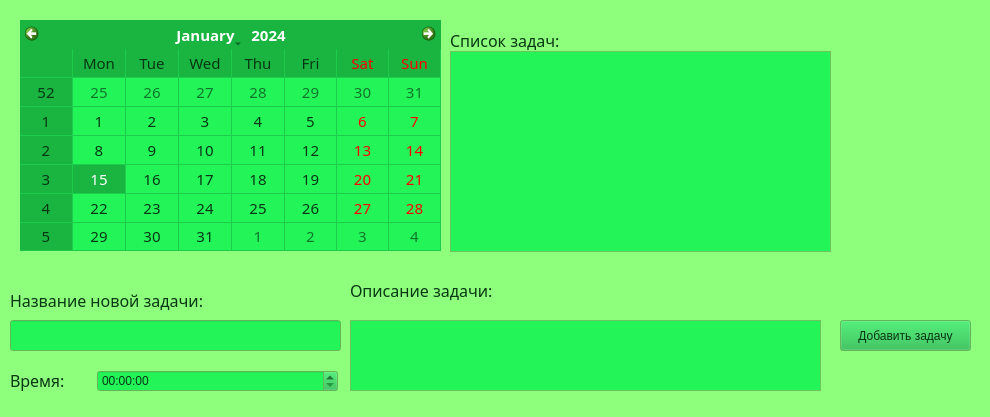
<?xml version="1.0" encoding="UTF-8"?>
<ui version="4.0">
 <class>MainWindow</class>
 <widget class="QMainWindow" name="MainWindow">
  <property name="enabled">
   <bool>true</bool>
  </property>
  <property name="geometry">
   <rect>
    <x>0</x>
    <y>0</y>
    <width>990</width>
    <height>417</height>
   </rect>
  </property>
  <property name="minimumSize">
   <size>
    <width>990</width>
    <height>0</height>
   </size>
  </property>
  <property name="palette">
   <palette>
    <active>
     <colorrole role="WindowText">
      <brush brushstyle="SolidPattern">
       <color alpha="255">
        <red>7</red>
        <green>54</green>
        <blue>19</blue>
       </color>
      </brush>
     </colorrole>
     <colorrole role="Button">
      <brush brushstyle="SolidPattern">
       <color alpha="255">
        <red>25</red>
        <green>181</green>
        <blue>64</blue>
       </color>
      </brush>
     </colorrole>
     <colorrole role="Light">
      <brush brushstyle="SolidPattern">
       <color alpha="255">
        <red>32</red>
        <green>232</green>
        <blue>82</blue>
       </color>
      </brush>
     </colorrole>
     <colorrole role="Midlight">
      <brush brushstyle="SolidPattern">
       <color alpha="255">
        <red>35</red>
        <green>245</green>
        <blue>89</blue>
       </color>
      </brush>
     </colorrole>
     <colorrole role="Dark">
      <brush brushstyle="SolidPattern">
       <color alpha="255">
        <red>31</red>
        <green>219</green>
        <blue>78</blue>
       </color>
      </brush>
     </colorrole>
     <colorrole role="Mid">
      <brush brushstyle="SolidPattern">
       <color alpha="255">
        <red>31</red>
        <green>219</green>
        <blue>78</blue>
       </color>
      </brush>
     </colorrole>
     <colorrole role="Text">
      <brush brushstyle="SolidPattern">
       <color alpha="255">
        <red>7</red>
        <green>54</green>
        <blue>19</blue>
       </color>
      </brush>
     </colorrole>
     <colorrole role="ButtonText">
      <brush brushstyle="SolidPattern">
       <color alpha="255">
        <red>7</red>
        <green>54</green>
        <blue>19</blue>
       </color>
      </brush>
     </colorrole>
     <colorrole role="Base">
      <brush brushstyle="SolidPattern">
       <color alpha="255">
        <red>35</red>
        <green>245</green>
        <blue>89</blue>
       </color>
      </brush>
     </colorrole>
     <colorrole role="Window">
      <brush brushstyle="SolidPattern">
       <color alpha="255">
        <red>142</red>
        <green>255</green>
        <blue>124</blue>
       </color>
      </brush>
     </colorrole>
     <colorrole role="Shadow">
      <brush brushstyle="SolidPattern">
       <color alpha="255">
        <red>16</red>
        <green>117</green>
        <blue>42</blue>
       </color>
      </brush>
     </colorrole>
    </active>
    <inactive>
     <colorrole role="WindowText">
      <brush brushstyle="SolidPattern">
       <color alpha="255">
        <red>7</red>
        <green>54</green>
        <blue>19</blue>
       </color>
      </brush>
     </colorrole>
     <colorrole role="Button">
      <brush brushstyle="SolidPattern">
       <color alpha="255">
        <red>25</red>
        <green>181</green>
        <blue>64</blue>
       </color>
      </brush>
     </colorrole>
     <colorrole role="Light">
      <brush brushstyle="SolidPattern">
       <color alpha="255">
        <red>32</red>
        <green>232</green>
        <blue>82</blue>
       </color>
      </brush>
     </colorrole>
     <colorrole role="Midlight">
      <brush brushstyle="SolidPattern">
       <color alpha="255">
        <red>35</red>
        <green>245</green>
        <blue>89</blue>
       </color>
      </brush>
     </colorrole>
     <colorrole role="Dark">
      <brush brushstyle="SolidPattern">
       <color alpha="255">
        <red>31</red>
        <green>219</green>
        <blue>78</blue>
       </color>
      </brush>
     </colorrole>
     <colorrole role="Mid">
      <brush brushstyle="SolidPattern">
       <color alpha="255">
        <red>31</red>
        <green>219</green>
        <blue>78</blue>
       </color>
      </brush>
     </colorrole>
     <colorrole role="Text">
      <brush brushstyle="SolidPattern">
       <color alpha="255">
        <red>7</red>
        <green>54</green>
        <blue>19</blue>
       </color>
      </brush>
     </colorrole>
     <colorrole role="ButtonText">
      <brush brushstyle="SolidPattern">
       <color alpha="255">
        <red>7</red>
        <green>54</green>
        <blue>19</blue>
       </color>
      </brush>
     </colorrole>
     <colorrole role="Base">
      <brush brushstyle="SolidPattern">
       <color alpha="255">
        <red>35</red>
        <green>245</green>
        <blue>89</blue>
       </color>
      </brush>
     </colorrole>
     <colorrole role="Window">
      <brush brushstyle="SolidPattern">
       <color alpha="255">
        <red>142</red>
        <green>255</green>
        <blue>124</blue>
       </color>
      </brush>
     </colorrole>
     <colorrole role="Shadow">
      <brush brushstyle="SolidPattern">
       <color alpha="255">
        <red>16</red>
        <green>117</green>
        <blue>42</blue>
       </color>
      </brush>
     </colorrole>
    </inactive>
    <disabled>
     <colorrole role="WindowText">
      <brush brushstyle="SolidPattern">
       <color alpha="255">
        <red>31</red>
        <green>219</green>
        <blue>78</blue>
       </color>
      </brush>
     </colorrole>
     <colorrole role="Button">
      <brush brushstyle="SolidPattern">
       <color alpha="255">
        <red>25</red>
        <green>181</green>
        <blue>64</blue>
       </color>
      </brush>
     </colorrole>
     <colorrole role="Light">
      <brush brushstyle="SolidPattern">
       <color alpha="255">
        <red>32</red>
        <green>232</green>
        <blue>82</blue>
       </color>
      </brush>
     </colorrole>
     <colorrole role="Midlight">
      <brush brushstyle="SolidPattern">
       <color alpha="255">
        <red>35</red>
        <green>245</green>
        <blue>89</blue>
       </color>
      </brush>
     </colorrole>
     <colorrole role="Dark">
      <brush brushstyle="SolidPattern">
       <color alpha="255">
        <red>31</red>
        <green>219</green>
        <blue>78</blue>
       </color>
      </brush>
     </colorrole>
     <colorrole role="Mid">
      <brush brushstyle="SolidPattern">
       <color alpha="255">
        <red>31</red>
        <green>219</green>
        <blue>78</blue>
       </color>
      </brush>
     </colorrole>
     <colorrole role="Text">
      <brush brushstyle="SolidPattern">
       <color alpha="255">
        <red>31</red>
        <green>219</green>
        <blue>78</blue>
       </color>
      </brush>
     </colorrole>
     <colorrole role="ButtonText">
      <brush brushstyle="SolidPattern">
       <color alpha="255">
        <red>31</red>
        <green>219</green>
        <blue>78</blue>
       </color>
      </brush>
     </colorrole>
     <colorrole role="Base">
      <brush brushstyle="SolidPattern">
       <color alpha="255">
        <red>142</red>
        <green>255</green>
        <blue>124</blue>
       </color>
      </brush>
     </colorrole>
     <colorrole role="Window">
      <brush brushstyle="SolidPattern">
       <color alpha="255">
        <red>142</red>
        <green>255</green>
        <blue>124</blue>
       </color>
      </brush>
     </colorrole>
     <colorrole role="Shadow">
      <brush brushstyle="SolidPattern">
       <color alpha="255">
        <red>16</red>
        <green>117</green>
        <blue>42</blue>
       </color>
      </brush>
     </colorrole>
    </disabled>
   </palette>
  </property>
  <property name="tabletTracking">
   <bool>false</bool>
  </property>
  <property name="contextMenuPolicy">
   <enum>Qt::NoContextMenu</enum>
  </property>
  <property name="windowTitle">
   <string>MyDiary</string>
  </property>
  <property name="documentMode">
   <bool>false</bool>
  </property>
  <property name="tabShape">
   <enum>QTabWidget::Rounded</enum>
  </property>
  <property name="dockNestingEnabled">
   <bool>false</bool>
  </property>
  <property name="unifiedTitleAndToolBarOnMac">
   <bool>false</bool>
  </property>
  <widget class="QWidget" name="centralwidget">
   <widget class="QCalendarWidget" name="calendarWidget">
    <property name="geometry">
     <rect>
      <x>20</x>
      <y>20</y>
      <width>421</width>
      <height>231</height>
     </rect>
    </property>
    <property name="palette">
     <palette>
      <active>
       <colorrole role="WindowText">
        <brush brushstyle="SolidPattern">
         <color alpha="255">
          <red>7</red>
          <green>54</green>
          <blue>19</blue>
         </color>
        </brush>
       </colorrole>
       <colorrole role="Button">
        <brush brushstyle="SolidPattern">
         <color alpha="255">
          <red>25</red>
          <green>181</green>
          <blue>64</blue>
         </color>
        </brush>
       </colorrole>
       <colorrole role="Light">
        <brush brushstyle="SolidPattern">
         <color alpha="255">
          <red>25</red>
          <green>181</green>
          <blue>64</blue>
         </color>
        </brush>
       </colorrole>
       <colorrole role="Midlight">
        <brush brushstyle="SolidPattern">
         <color alpha="255">
          <red>31</red>
          <green>219</green>
          <blue>78</blue>
         </color>
        </brush>
       </colorrole>
       <colorrole role="Dark">
        <brush brushstyle="SolidPattern">
         <color alpha="255">
          <red>16</red>
          <green>117</green>
          <blue>42</blue>
         </color>
        </brush>
       </colorrole>
       <colorrole role="Mid">
        <brush brushstyle="SolidPattern">
         <color alpha="255">
          <red>16</red>
          <green>117</green>
          <blue>42</blue>
         </color>
        </brush>
       </colorrole>
       <colorrole role="Text">
        <brush brushstyle="SolidPattern">
         <color alpha="255">
          <red>7</red>
          <green>54</green>
          <blue>19</blue>
         </color>
        </brush>
       </colorrole>
       <colorrole role="ButtonText">
        <brush brushstyle="SolidPattern">
         <color alpha="255">
          <red>0</red>
          <green>0</green>
          <blue>0</blue>
         </color>
        </brush>
       </colorrole>
       <colorrole role="Base">
        <brush brushstyle="SolidPattern">
         <color alpha="255">
          <red>35</red>
          <green>245</green>
          <blue>89</blue>
         </color>
        </brush>
       </colorrole>
       <colorrole role="Window">
        <brush brushstyle="SolidPattern">
         <color alpha="255">
          <red>35</red>
          <green>245</green>
          <blue>89</blue>
         </color>
        </brush>
       </colorrole>
       <colorrole role="Shadow">
        <brush brushstyle="SolidPattern">
         <color alpha="255">
          <red>16</red>
          <green>117</green>
          <blue>42</blue>
         </color>
        </brush>
       </colorrole>
       <colorrole role="Highlight">
        <brush brushstyle="SolidPattern">
         <color alpha="255">
          <red>25</red>
          <green>181</green>
          <blue>64</blue>
         </color>
        </brush>
       </colorrole>
       <colorrole role="Link">
        <brush brushstyle="SolidPattern">
         <color alpha="255">
          <red>16</red>
          <green>117</green>
          <blue>42</blue>
         </color>
        </brush>
       </colorrole>
       <colorrole role="LinkVisited">
        <brush brushstyle="SolidPattern">
         <color alpha="255">
          <red>14</red>
          <green>113</green>
          <blue>39</blue>
         </color>
        </brush>
       </colorrole>
       <colorrole role="AlternateBase">
        <brush brushstyle="SolidPattern">
         <color alpha="255">
          <red>25</red>
          <green>181</green>
          <blue>64</blue>
         </color>
        </brush>
       </colorrole>
       <colorrole role="ToolTipText">
        <brush brushstyle="SolidPattern">
         <color alpha="255">
          <red>7</red>
          <green>54</green>
          <blue>19</blue>
         </color>
        </brush>
       </colorrole>
      </active>
      <inactive>
       <colorrole role="WindowText">
        <brush brushstyle="SolidPattern">
         <color alpha="255">
          <red>7</red>
          <green>54</green>
          <blue>19</blue>
         </color>
        </brush>
       </colorrole>
       <colorrole role="Button">
        <brush brushstyle="SolidPattern">
         <color alpha="255">
          <red>25</red>
          <green>181</green>
          <blue>64</blue>
         </color>
        </brush>
       </colorrole>
       <colorrole role="Light">
        <brush brushstyle="SolidPattern">
         <color alpha="255">
          <red>25</red>
          <green>181</green>
          <blue>64</blue>
         </color>
        </brush>
       </colorrole>
       <colorrole role="Midlight">
        <brush brushstyle="SolidPattern">
         <color alpha="255">
          <red>31</red>
          <green>219</green>
          <blue>78</blue>
         </color>
        </brush>
       </colorrole>
       <colorrole role="Dark">
        <brush brushstyle="SolidPattern">
         <color alpha="255">
          <red>16</red>
          <green>117</green>
          <blue>42</blue>
         </color>
        </brush>
       </colorrole>
       <colorrole role="Mid">
        <brush brushstyle="SolidPattern">
         <color alpha="255">
          <red>16</red>
          <green>117</green>
          <blue>42</blue>
         </color>
        </brush>
       </colorrole>
       <colorrole role="Text">
        <brush brushstyle="SolidPattern">
         <color alpha="255">
          <red>7</red>
          <green>54</green>
          <blue>19</blue>
         </color>
        </brush>
       </colorrole>
       <colorrole role="ButtonText">
        <brush brushstyle="SolidPattern">
         <color alpha="255">
          <red>0</red>
          <green>0</green>
          <blue>0</blue>
         </color>
        </brush>
       </colorrole>
       <colorrole role="Base">
        <brush brushstyle="SolidPattern">
         <color alpha="255">
          <red>35</red>
          <green>245</green>
          <blue>89</blue>
         </color>
        </brush>
       </colorrole>
       <colorrole role="Window">
        <brush brushstyle="SolidPattern">
         <color alpha="255">
          <red>35</red>
          <green>245</green>
          <blue>89</blue>
         </color>
        </brush>
       </colorrole>
       <colorrole role="Shadow">
        <brush brushstyle="SolidPattern">
         <color alpha="255">
          <red>16</red>
          <green>117</green>
          <blue>42</blue>
         </color>
        </brush>
       </colorrole>
       <colorrole role="Highlight">
        <brush brushstyle="SolidPattern">
         <color alpha="255">
          <red>25</red>
          <green>181</green>
          <blue>64</blue>
         </color>
        </brush>
       </colorrole>
       <colorrole role="Link">
        <brush brushstyle="SolidPattern">
         <color alpha="255">
          <red>16</red>
          <green>117</green>
          <blue>42</blue>
         </color>
        </brush>
       </colorrole>
       <colorrole role="LinkVisited">
        <brush brushstyle="SolidPattern">
         <color alpha="255">
          <red>14</red>
          <green>113</green>
          <blue>39</blue>
         </color>
        </brush>
       </colorrole>
       <colorrole role="AlternateBase">
        <brush brushstyle="SolidPattern">
         <color alpha="255">
          <red>25</red>
          <green>181</green>
          <blue>64</blue>
         </color>
        </brush>
       </colorrole>
       <colorrole role="ToolTipText">
        <brush brushstyle="SolidPattern">
         <color alpha="255">
          <red>7</red>
          <green>54</green>
          <blue>19</blue>
         </color>
        </brush>
       </colorrole>
      </inactive>
      <disabled>
       <colorrole role="WindowText">
        <brush brushstyle="SolidPattern">
         <color alpha="255">
          <red>16</red>
          <green>117</green>
          <blue>42</blue>
         </color>
        </brush>
       </colorrole>
       <colorrole role="Button">
        <brush brushstyle="SolidPattern">
         <color alpha="255">
          <red>25</red>
          <green>181</green>
          <blue>64</blue>
         </color>
        </brush>
       </colorrole>
       <colorrole role="Light">
        <brush brushstyle="SolidPattern">
         <color alpha="255">
          <red>25</red>
          <green>181</green>
          <blue>64</blue>
         </color>
        </brush>
       </colorrole>
       <colorrole role="Midlight">
        <brush brushstyle="SolidPattern">
         <color alpha="255">
          <red>31</red>
          <green>219</green>
          <blue>78</blue>
         </color>
        </brush>
       </colorrole>
       <colorrole role="Dark">
        <brush brushstyle="SolidPattern">
         <color alpha="255">
          <red>16</red>
          <green>117</green>
          <blue>42</blue>
         </color>
        </brush>
       </colorrole>
       <colorrole role="Mid">
        <brush brushstyle="SolidPattern">
         <color alpha="255">
          <red>16</red>
          <green>117</green>
          <blue>42</blue>
         </color>
        </brush>
       </colorrole>
       <colorrole role="Text">
        <brush brushstyle="SolidPattern">
         <color alpha="255">
          <red>16</red>
          <green>117</green>
          <blue>42</blue>
         </color>
        </brush>
       </colorrole>
       <colorrole role="ButtonText">
        <brush brushstyle="SolidPattern">
         <color alpha="255">
          <red>16</red>
          <green>117</green>
          <blue>42</blue>
         </color>
        </brush>
       </colorrole>
       <colorrole role="Base">
        <brush brushstyle="SolidPattern">
         <color alpha="255">
          <red>35</red>
          <green>245</green>
          <blue>89</blue>
         </color>
        </brush>
       </colorrole>
       <colorrole role="Window">
        <brush brushstyle="SolidPattern">
         <color alpha="255">
          <red>35</red>
          <green>245</green>
          <blue>89</blue>
         </color>
        </brush>
       </colorrole>
       <colorrole role="Shadow">
        <brush brushstyle="SolidPattern">
         <color alpha="255">
          <red>16</red>
          <green>117</green>
          <blue>42</blue>
         </color>
        </brush>
       </colorrole>
       <colorrole role="Highlight">
        <brush brushstyle="SolidPattern">
         <color alpha="255">
          <red>0</red>
          <green>120</green>
          <blue>215</blue>
         </color>
        </brush>
       </colorrole>
       <colorrole role="Link">
        <brush brushstyle="SolidPattern">
         <color alpha="255">
          <red>16</red>
          <green>117</green>
          <blue>42</blue>
         </color>
        </brush>
       </colorrole>
       <colorrole role="LinkVisited">
        <brush brushstyle="SolidPattern">
         <color alpha="255">
          <red>14</red>
          <green>113</green>
          <blue>39</blue>
         </color>
        </brush>
       </colorrole>
       <colorrole role="AlternateBase">
        <brush brushstyle="SolidPattern">
         <color alpha="255">
          <red>25</red>
          <green>181</green>
          <blue>64</blue>
         </color>
        </brush>
       </colorrole>
       <colorrole role="ToolTipText">
        <brush brushstyle="SolidPattern">
         <color alpha="255">
          <red>7</red>
          <green>54</green>
          <blue>19</blue>
         </color>
        </brush>
       </colorrole>
      </disabled>
     </palette>
    </property>
    <property name="font">
     <font>
      <family>Franklin Gothic Medium Cond</family>
      <pointsize>11</pointsize>
     </font>
    </property>
    <property name="gridVisible">
     <bool>true</bool>
    </property>
   </widget>
   <widget class="QPushButton" name="pushButton_5">
    <property name="geometry">
     <rect>
      <x>840</x>
      <y>320</y>
      <width>131</width>
      <height>31</height>
     </rect>
    </property>
    <property name="text">
     <string>Добавить задачу</string>
    </property>
   </widget>
   <widget class="QLabel" name="label_2">
    <property name="geometry">
     <rect>
      <x>450</x>
      <y>30</y>
      <width>381</width>
      <height>21</height>
     </rect>
    </property>
    <property name="font">
     <font>
      <family>Dubai</family>
      <pointsize>12</pointsize>
     </font>
    </property>
    <property name="text">
     <string>Список задач:</string>
    </property>
   </widget>
   <widget class="QLabel" name="label_3">
    <property name="geometry">
     <rect>
      <x>350</x>
      <y>280</y>
      <width>171</width>
      <height>21</height>
     </rect>
    </property>
    <property name="font">
     <font>
      <family>Dubai</family>
      <pointsize>12</pointsize>
     </font>
    </property>
    <property name="text">
     <string>Описание задачи:</string>
    </property>
   </widget>
   <widget class="QTextEdit" name="textEdit">
    <property name="geometry">
     <rect>
      <x>350</x>
      <y>320</y>
      <width>471</width>
      <height>71</height>
     </rect>
    </property>
   </widget>
   <widget class="QListView" name="listView">
    <property name="geometry">
     <rect>
      <x>450</x>
      <y>51</y>
      <width>381</width>
      <height>201</height>
     </rect>
    </property>
   </widget>
   <widget class="QLineEdit" name="lineEdit">
    <property name="geometry">
     <rect>
      <x>10</x>
      <y>320</y>
      <width>331</width>
      <height>31</height>
     </rect>
    </property>
   </widget>
   <widget class="QLabel" name="label_4">
    <property name="geometry">
     <rect>
      <x>10</x>
      <y>290</y>
      <width>221</width>
      <height>21</height>
     </rect>
    </property>
    <property name="font">
     <font>
      <family>Dubai</family>
      <pointsize>12</pointsize>
     </font>
    </property>
    <property name="text">
     <string>Название новой задачи:</string>
    </property>
   </widget>
   <widget class="QTimeEdit" name="timeEdit">
    <property name="geometry">
     <rect>
      <x>97</x>
      <y>370</y>
      <width>241</width>
      <height>22</height>
     </rect>
    </property>
   </widget>
   <widget class="QLabel" name="label_5">
    <property name="geometry">
     <rect>
      <x>10</x>
      <y>370</y>
      <width>161</width>
      <height>21</height>
     </rect>
    </property>
    <property name="font">
     <font>
      <family>Dubai</family>
      <pointsize>12</pointsize>
     </font>
    </property>
    <property name="text">
     <string>Время:</string>
    </property>
   </widget>
  </widget>
 </widget>
 <resources/>
 <connections/>
</ui>
